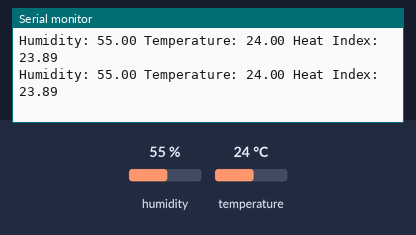
A sketch run on a simulated Arduino Uno, built with avr-gcc and run on an emulated ATmega328P. Parts: the last lines printed to the serial monitor. Inputs (shaded band) come from the test bench; at power-on: humidity 55 %, temperature 24 °C.

Above: at 2.8 s.
2.9 s: humidity set to 22 %
At 4.5 s:
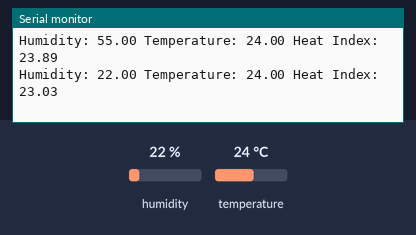
5.6 s: temperature set to 12 °C
At 6.0 s:
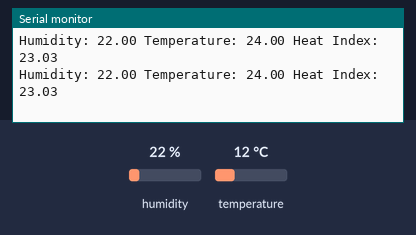
8.3 s: humidity set to 40 %
At 8.3 s:
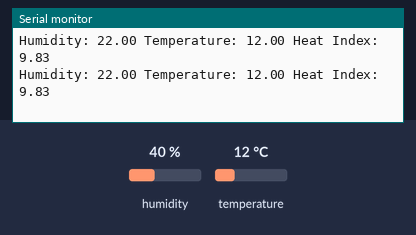
Timing chart, 0 to 11.3 s (numbered marks = the images above; inputs shaded):
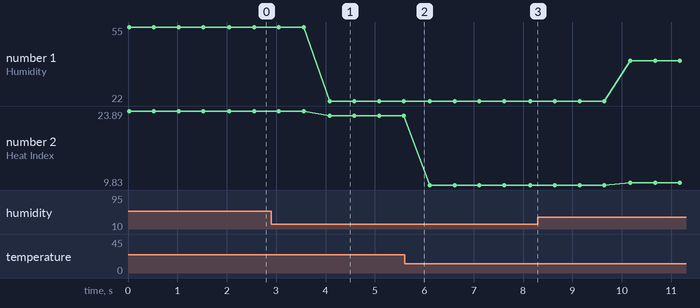

Measured:
- after the input at 2.9 s, the serial monitor: prints a new line after 1.2 s (image 1)
- plotted number 1: 55 → 22 after the input at 2.9 s, 22 → 40 after the input at 8.3 s
- plotted number 2: 23.89 → 23.03 after the input at 2.9 s, 23.03 → 9.83 after the input at 5.6 s, 9.83 → 10.3 after the input at 8.3 s

The sketch:

HumiditySensor.ino
```cpp
#include <DHT.h>
DHT dht(6, DHT11);

void setup() {
 Serial.begin(9600);
 dht.begin();
}
void loop() {
  digitalWrite(5, HIGH);
  float humidity = dht.readHumidity();
  float temperature = dht.readTemperature(); // Celcius

  if (isnan(humidity) || isnan(temperature)) {
   Serial.println("Error reading");
   return;
  }
  float heatIndex = dht.computeHeatIndex(temperature,humidity,false);
  Serial.print("Humidity: ");
  Serial.print(humidity);
  Serial.print(" Temperature: ");
  Serial.print(temperature);
  Serial.print(" Heat Index: ");
  Serial.println(heatIndex);
  delay(500);
}
```
